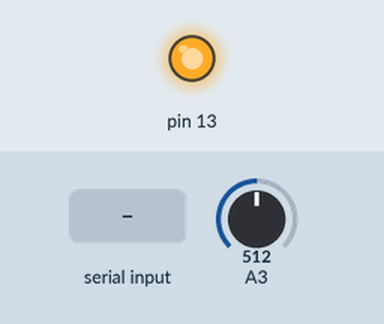
A sketch run on a simulated Arduino Uno, built with avr-gcc and run on an emulated ATmega328P. Parts: output pins drawn as LEDs (lit = HIGH). Inputs (shaded band) come from the test bench; at power-on: A3 = 512. What the sketch prints to the serial monitor is not drawn.

Above: at 1.2 s.
1.3 s: "1" received over Serial
At 3.4 s:
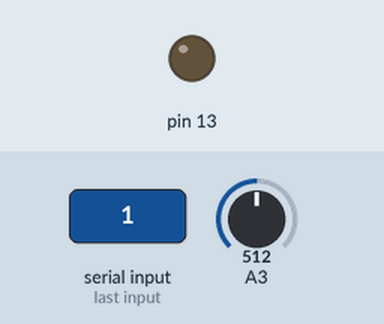
3.8 s: A3 set to 694
5.3 s: A3 set to 719
At 5.6 s:
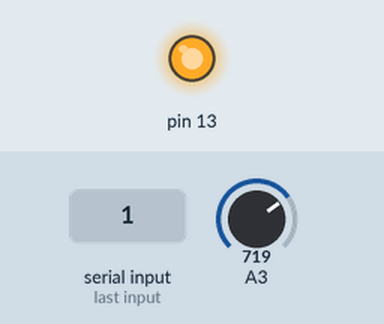
6.8 s: A3 set to 690
At 7.9 s:
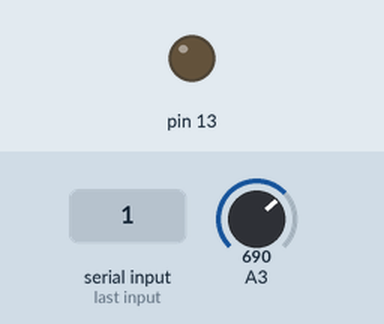
8.3 s: "0" received over Serial
At 9.1 s:
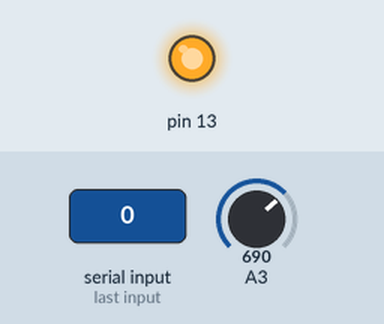
Timing chart, 0 to 10.8 s (numbered marks = the images above; inputs shaded):
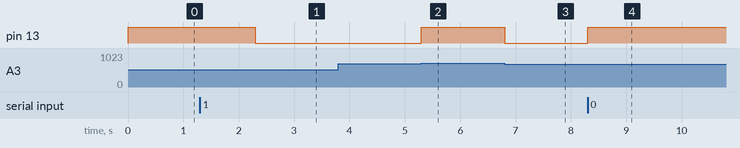

Measured:
- the behaviour switches between 700 and 701 on A3 (found by bisection; images 1 and 2)
- after the input at 1.3 s, pin 13: HIGH → LOW after 1.0 s
- after the input at 3.8 s, every drawn part: stays the same
- after the input at 5.3 s, pin 13: LOW → HIGH at once
- after the input at 6.8 s, pin 13: HIGH → LOW at once
- after the input at 8.3 s, pin 13: LOW → HIGH at once

The sketch:

LaserGate.ino
```cpp
int Thresh = 700; //originally 130
unsigned long startTime;
unsigned long endTime;
unsigned long blockageTime;
byte startByteArray[4];
byte endByteArray[4];
String msg;

void setup()
{
  Serial.begin(57600);
  pinMode(A3, INPUT);
  pinMode(13, OUTPUT);
  digitalWrite(13, HIGH);
}

void loop()
{
  while (Serial.available() == 0)
  {
    delay(10);
  }
  Serial.readString(); //received 'hi'

  digitalWrite(13, LOW);
  Serial.print("helloz");
  delay(20);

  while (Serial.available() == 0)
  {
    while (analogRead(A3) >= Thresh) //&& (Serial.available() == 0))
    {
      //Serial.println(analogRead(A3));
      if (Serial.available() != 0)
        goto JustOutsideOfLoop;
    }

    //=== At this point, laser is obscured.
    startTime = micros();
    digitalWrite(13, LOW);

    while (analogRead(A3) <= Thresh) //&& (Serial.available() == 0))
    {
      //Serial.println(analogRead(A3));
       if (Serial.available() != 0)
        goto JustOutsideOfLoop;
    }

    //=== At this point, laser is visible again.
    digitalWrite(13, HIGH);
    endTime = micros();

    for (int i = 0; i < 4; i++)
    {
      startByteArray[i] = startTime & 255;
      startTime >>= 8;

      endByteArray[i] = endTime & 255;
      endTime >>= 8;
    }

    Serial.write(endByteArray, 4);
    Serial.write(startByteArray, 4);
  }

JustOutsideOfLoop:
  digitalWrite(13, HIGH);
  delay(2000);
  Serial.readString(); //received bye
}
```
